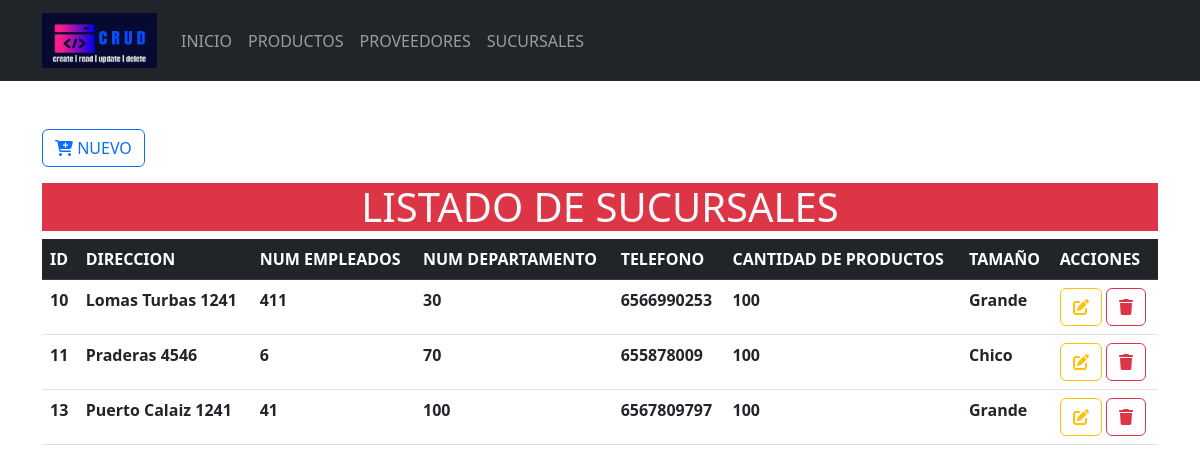
Screenshot of /crud_relacional-main/Formularios/marcas/index.php with the database file from the repository.
### tables this page shows
CREATE TABLE `sucursales` (
  `idMarca` int(10) NOT NULL,
  `nombreMarca` varchar(100) NOT NULL,
  `estadoMarca` varchar(100) NOT NULL DEFAULT '',
  `empSuc` int(11) NOT NULL,
  `telSuc` varchar(100) NOT NULL,
  `proSuc` varchar(100) NOT NULL,
  `tamSuc` varchar(100) NOT NULL
);

### crud_relacional-main/Formularios/marcas/index.php (the view, shortened to what this page needs)
<?php
include_once("../../config/conexion.php")
?>
<!doctype html>
<html lang="es">
<head>
    <link rel="stylesheet" href="<?php echo base_url; ?>css/bootstrap.min.css">
<body>
    <header>
        <nav class="navbar navbar-expand-lg bg-dark" data-bs-theme="dark">
            <div class="container">
                <a class="navbar-brand" href="<?php echo base_url; ?>">
                    <img src="<?php echo base_url; ?>img/logo.png" alt="logo" height="55" width="115">
                </a>
                <div class="collapse navbar-collapse" id="mi-menu">
                    <ul class="navbar-nav">
                        <li class="nav-item">
                            <a class="nav-link" href="<?php echo base_url; ?>">INICIO</a>
                        </li>
                        <li class="nav-item">
                            <a class="nav-link" href="<?php echo base_url; ?>Formularios/productos/index.php">PRODUCTOS</a>
                        </li>
                        <li class="nav-item">
                            <a class="nav-link" href="<?php echo base_url; ?>Formularios/categorias/index.php">PROVEEDORES</a>
                        </li>
                        <li class="nav-item">
                            <a class="nav-link" href="<?php echo base_url; ?>Formularios/marcas/index.php">SUCURSALES</a>
                        </li>
                    </ul>
                </div>
            </div>
        </nav>
    </header>
    <div class="container-lg mt-5">
        <a href="crear.php" type="button" class="btn btn-outline-primary mb-3">
            <i class="fa-solid fa-cart-plus fa-beat"></i>
            NUEVO
        </a>
        <h1 class="text-center bg-danger text-light ">LISTADO DE SUCURSALES</h1>
        <div class="table-responsive-sm">
            <table class="table table-hover">
                <thead class="table-dark">
                    <tr>
                        <th scope="col">ID</th>
                        <th scope="col">DIRECCION</th>
                        <th scope="col">NUM EMPLEADOS</th>
                        <th scope="col">NUM DEPARTAMENTO</th>
                        <th scope="col">TELEFONO</th>
                        <th scope="col">CANTIDAD DE PRODUCTOS</th>
                        <th scope="col">TAMAÑO</th>
                        <th scope="col">ACCIONES</th>
                    </tr>
                </thead>
                <tbody>
                    <?php
                    $sql = $conexion->query("SELECT * FROM sucursales");
                    while ($resultado = $sql->fetch_assoc()) {
                    ?>
                        <tr>
                            <th scope="row"><?php echo $resultado['idMarca'] ?></th>
                            <th scope="row"><?php echo $resultado['nombreMarca'] ?></th>
                            <th scope="row"><?php echo $resultado['estadoMarca'] ?></th>
                            <th scope="row"><?php echo $resultado['empSuc'] ?></th>
                            <th scope="row"><?php echo $resultado['telSuc'] ?></th>
                            <th scope="row"><?php echo $resultado['proSuc'] ?></th>
                            <th scope="row"><?php echo $resultado['tamSuc'] ?></th>
                            <th scope="row">
                                <a href="<?php echo base_url; ?>Formularios/marcas/actualizar.php?Id=<?php echo $resultado['idMarca'] ?>" class="btn btn-outline-warning">
                                    <i class="fa-solid fa-pen-to-square fa-beat"></i>
                                </a>
                                <a href="<?php echo base_url; ?>CRUDM/eliminarDatos.php?Id=<?php echo $resultado['idMarca'] ?>" class="btn btn-outline-danger">
                                    <i class="fa-solid fa-trash fa-beat"></i>
                                </a>
                            </th>
                        </tr>
                    <?php
                    }
                    ?>
                </tbody>
            </table>
        </div>
    </div>
</body>
</html>

### rows the page displays
sucursales: idMarca "10", nombreMarca "Lomas Turbas 1241", estadoMarca "411", empSuc "30", telSuc "6566990253", proSuc "100", tamSuc "Grande"
sucursales: idMarca "11", nombreMarca "Praderas 4546", estadoMarca "6", empSuc "70", telSuc "655878009", proSuc "100", tamSuc "Chico"
sucursales: idMarca "13", nombreMarca "Puerto Calaiz 1241", estadoMarca "41", empSuc "100", telSuc "6567809797", proSuc "100", tamSuc "Grande"
